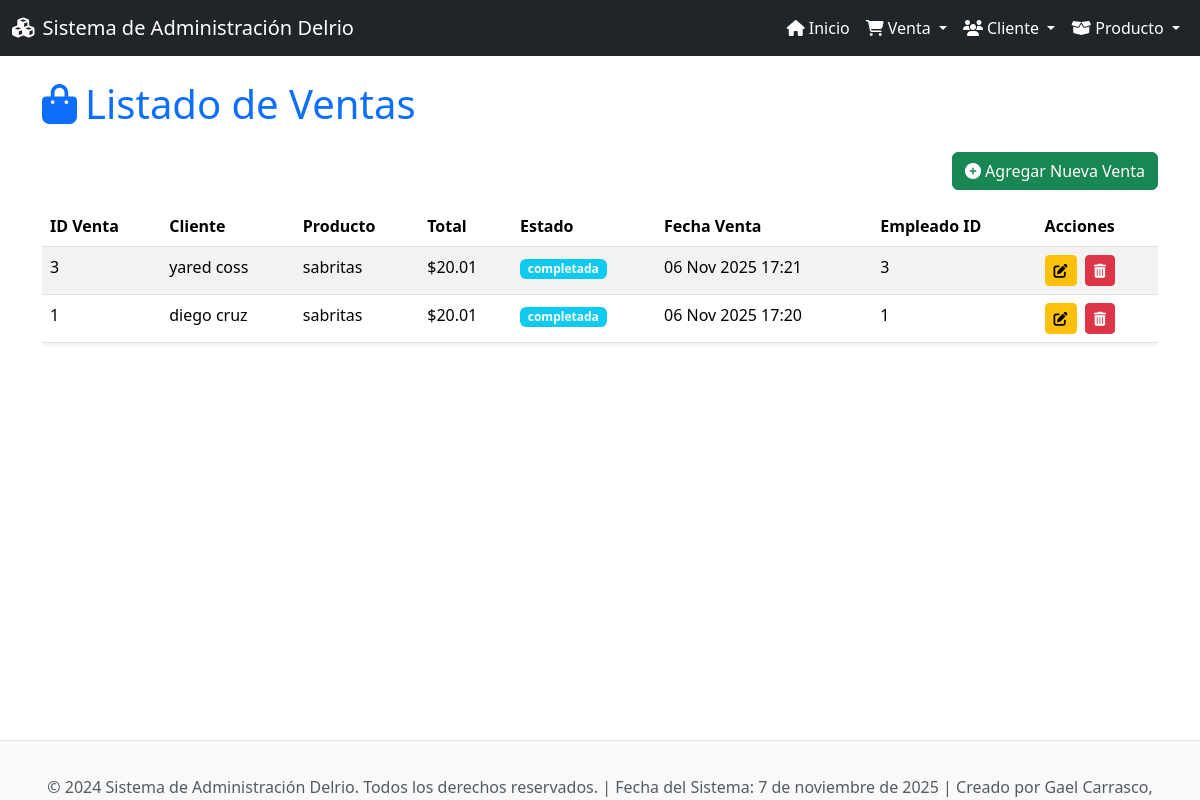
/ventas/, run on the app's committed database.
### app_Delrio/models.py (models this page shows, shortened)
class Venta(models.Model):
    fech_venta = models.DateTimeField(auto_now_add=True)
    total_venta = models.DecimalField(max_digits=10, decimal_places=2)
    estado = models.CharField(max_length=50)
    id_clie = models.ForeignKey(Cliente, on_delete=models.CASCADE, related_name="ventas")
    id_prod = models.ForeignKey(Producto, on_delete=models.CASCADE, related_name="ventas")
    id_empl = models.IntegerField()  # Si tuvieras tabla Empleado, usarías ForeignKey

class Cliente(models.Model):
    nom_clie = models.CharField(max_length=100)
    apellido_clie = models.CharField(max_length=100)
    C_E_clie = models.CharField(max_length=100)  # Correo electrónico
    tel_clie = models.CharField(max_length=20)
    direc_clie = models.TextField()
    fech_compra = models.DateField()

class Producto(models.Model):
    nom_prod = models.CharField(max_length=100)
    desc_prod = models.TextField(blank=True, null=True)
    precio_unidad = models.DecimalField(max_digits=10, decimal_places=2)
    stock = models.IntegerField()
    fech_creacion = models.DateTimeField(auto_now_add=True)
    id_prov = models.IntegerField()  # Si existiera tabla 'proveedor', sería ForeignKey

### app_Delrio/views.py (the view)
# urls.py: path('ventas/', views.ver_ventas, name='ver_ventas'),
def ver_ventas(request):
    ventas = Venta.objects.all().order_by('-fech_venta')
    return render(request, 'Ventas/ver_venta.html', {'ventas': ventas})

### app_Delrio/templates/ventas/ver_venta.html (shortened to what this page needs)
{% extends 'base.html' %}
{% block content %}
<div class="row">
    <div class="col-12">
        <h1 class="mb-4 text-primary"><i class="fas fa-shopping-bag me-2"></i>Listado de Ventas</h1>
        <div class="d-flex justify-content-end mb-3">
            <a href="{% url 'agregar_venta' %}" class="btn btn-success">
                <i class="fas fa-plus-circle me-1"></i>Agregar Nueva Venta
            </a>
        </div>
        {% if ventas %}
        <div class="table-responsive">
            <table class="table table-hover table-striped shadow-sm">
                <thead class="bg-dark text-white">
                    <tr>
                        <th scope="col">ID Venta</th>
                        <th scope="col">Cliente</th>
                        <th scope="col">Producto</th>
                        <th scope="col">Total</th>
                        <th scope="col">Estado</th>
                        <th scope="col">Fecha Venta</th>
                        <th scope="col">Empleado ID</th>
                        <th scope="col">Acciones</th>
                    </tr>
                </thead>
                <tbody>
                    {% for venta in ventas %}
                    <tr>
                        <td>{{ venta.id }}</td>
                        <td>{{ venta.id_clie.nom_clie }} {{ venta.id_clie.apellido_clie }}</td>
                        <td>{{ venta.id_prod.nom_prod }}</td>
                        <td>${{ venta.total_venta }}</td>
                        <td>
                            {% if venta.estado == 'Completada' %}
                                <span class="badge bg-success">{{ venta.estado }}</span>
                            {% elif venta.estado == 'Pendiente' %}
                                <span class="badge bg-warning text-dark">{{ venta.estado }}</span>
                            {% elif venta.estado == 'Cancelada' %}
                                <span class="badge bg-danger">{{ venta.estado }}</span>
                            {% else %}
                                <span class="badge bg-info">{{ venta.estado }}</span>
                            {% endif %}
                        </td>
                        <td>{{ venta.fech_venta|date:"d M Y H:i" }}</td>
                        <td>{{ venta.id_empl }}</td>
                        <td>
                            <a href="{% url 'actualizar_venta' venta.id %}" class="btn btn-sm btn-warning me-1" title="Editar">
                                <i class="fas fa-edit"></i>
                            </a>
                            <button type="button" class="btn btn-sm btn-danger" data-bs-toggle="modal" data-bs-target="#confirmDeleteModal{{ venta.id }}" title="Eliminar">
                                <i class="fas fa-trash-alt"></i>
                            </button>
                        </td>
                    </tr>
                    {% endfor %}
                </tbody>
            </table>
        </div>
        {% else %}
        <div class="alert alert-info" role="alert">
            <h4 class="alert-heading"><i class="fas fa-info-circle me-2"></i>No hay ventas registradas.</h4>
            <p>Puedes <a href="{% url 'agregar_venta' %}" class="alert-link">agregar una nueva venta</a> para empezar.</p>
        </div>
        {% endif %}
    </div>
</div>
{% endblock %}

### app_Delrio/templates/base.html (shortened to what this page needs)
<!DOCTYPE html>
<html lang="es">
<head>
    <link href="https://cdn.jsdelivr.net/npm/bootstrap@5.3.3/dist/css/bootstrap.min.css" rel="stylesheet">
    <link rel="stylesheet" href="https://cdnjs.cloudflare.com/ajax/libs/font-awesome/6.5.2/css/all.min.css" />
</head>
<body>
    {% include 'navbar.html' %}
    <div class="container mt-4 content">
        {% block content %}
        {% endblock %}
    </div>
    {% include 'footer.html' %}
</body>
</html>

### app_Delrio/templates/navbar.html (shortened to what this page needs)
<nav class="navbar navbar-expand-lg navbar-dark bg-dark navbar-custom">
    <div class="container-fluid">
        <a class="navbar-brand" href="{% url 'inicio_delrio' %}">
            <i class="fas fa-cubes me-2"></i>Sistema de Administración Delrio
        </a>
        <div class="collapse navbar-collapse" id="navbarNavDropdown">
            <ul class="navbar-nav ms-auto">
                <li class="nav-item">
                    <a class="nav-link active" aria-current="page" href="{% url 'inicio_delrio' %}">
                        <i class="fas fa-home me-1"></i>Inicio
                    </a>
                </li>
                <li class="nav-item dropdown">
                    <a class="nav-link dropdown-toggle" href="#" role="button" data-bs-toggle="dropdown" aria-expanded="false">
                        <i class="fas fa-shopping-cart me-1"></i>Venta
                    </a>
                </li>
                <li class="nav-item dropdown">
                    <a class="nav-link dropdown-toggle" href="#" role="button" data-bs-toggle="dropdown" aria-expanded="false">
                        <i class="fas fa-users me-1"></i>Cliente
                    </a>
                </li>
                <li class="nav-item dropdown">
                    <a class="nav-link dropdown-toggle" href="#" role="button" data-bs-toggle="dropdown" aria-expanded="false">
                        <i class="fas fa-box-open me-1"></i>Producto
                    </a>
                </li>
            </ul>
        </div>
    </div>
</nav>

### app_Delrio/templates/footer.html
<footer class="footer bg-light text-muted py-3">
    <div class="container text-center">
        <span>&copy; 2024 Sistema de Administración Delrio. Todos los derechos reservados.</span> |
        <span>Fecha del Sistema: <span id="current-date"></span></span> |
        <span>Creado por Gael Carrasco, CBTIS 128</span>
    </div>
</footer>

### app_Delrio/templates/base.html (style rules this page uses)
body { display: flex; flex-direction: column; min-height: 100vh; }
.content { flex: 1; padding-bottom: 70px; }
.footer { position: fixed; bottom: 0; width: 100%; height: 60px; background-color: #f8f9fa; border-top: 1px solid #dee2e6; text-align: center; line-height: 60px; z-index: 1000; }
.navbar-custom { background-color: #6c757d; }
.navbar-brand, .nav-link, .dropdown-item { color: #ffffff !important; }

### data on the page
Venta: id "3", id_clie.nom_clie "yared", id_clie.apellido_clie "coss", id_prod.nom_prod "sabritas", total_venta "20.01", estado "completada", fech_venta "06 Nov 2025 17:21", id_empl "3"
Venta: id "1", id_clie.nom_clie "diego", id_clie.apellido_clie "cruz", id_prod.nom_prod "sabritas", total_venta "20.01", estado "completada", fech_venta "06 Nov 2025 17:20", id_empl "1"
